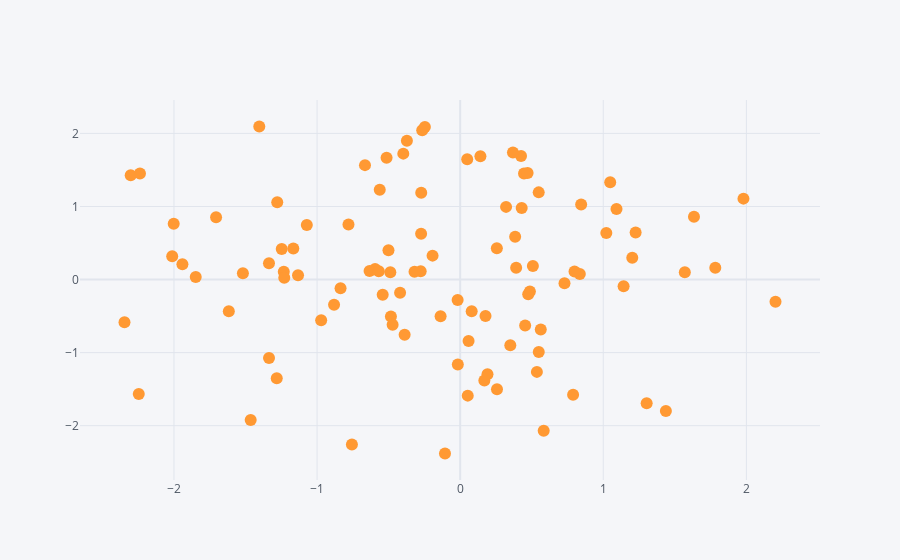

The notebook cell saved with this chart:
### Code cell
df.iplot(kind='scatter',x='A',y='B', mode='markers')
